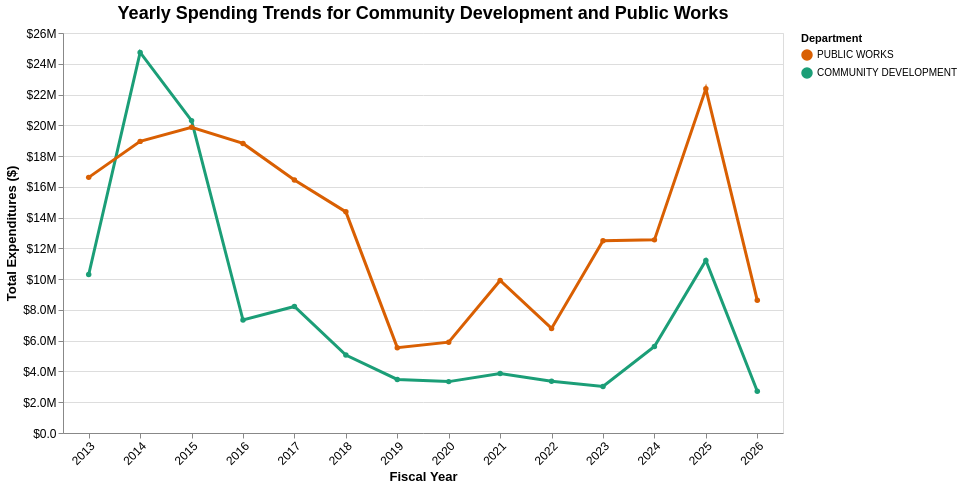

Notebook cell for this chart:
### Code cell
development_line = alt.Chart(development_yearly).mark_line(point=True, strokeWidth=3).encode(
    x=alt.X(
        "fiscal_year:O",
        title="Fiscal Year",
        axis=alt.Axis(labelAngle=-45)
    ),
    y=alt.Y(
        "amount:Q",
        title="Total Expenditures ($)",
        axis=alt.Axis(format="$,.2s")
    ),
    color=alt.Color(
        "department:N",
        title="Department",
        scale=alt.Scale(
            domain=["PUBLIC WORKS", "COMMUNITY DEVELOPMENT"],
            range=["#D95F02", "#1B9E77"]
        )
    ),
    tooltip=[
        alt.Tooltip("fiscal_year:O", title="Year"),
        alt.Tooltip("department:N", title="Department"),
        alt.Tooltip("amount:Q", title="Total Spending", format="$,.2f")
    ]
).properties(
    width=720,
    height=400,
    title="Yearly Spending Trends for Community Development and Public Works"
).configure_title(
    fontSize=18,
    anchor="middle"
).configure_axis(
    labelFontSize=12,
    titleFontSize=13
).interactive()

line = development_line
line

### Figure 1 — Vega-Lite specification as saved in the notebook (floating-point values rounded to 4 significant figures)
{"config": {"view": {"continuousWidth": 300, "continuousHeight": 300}, "axis": {"labelFontSize": 12, "titleFontSize": 13}, "title": {"anchor": "middle", "fontSize": 18}}, "data": {"name": "data-131887fdfc6c415c1aadc498f4d98d90"}, "mark": {"type": "line", "point": true, "strokeWidth": 3}, "encoding": {"color": {"field": "department", "scale": {"domain": ["PUBLIC WORKS", "COMMUNITY DEVELOPMENT"], "range": ["#D95F02", "#1B9E77"]}, "title": "Department", "type": "nominal"}, "tooltip": [{"field": "fiscal_year", "title": "Year", "type": "ordinal"}, {"field": "department", "title": "Department", "type": "nominal"}, {"field": "amount", "format": "$,.2f", "title": "Total Spending", "type": "quantitative"}], "x": {"axis": {"labelAngle": -45}, "field": "fiscal_year", "title": "Fiscal Year", "type": "ordinal"}, "y": {"axis": {"format": "$,.2s"}, "field": "amount", "title": "Total Expenditures ($)", "type": "quantitative"}}, "height": 400, "params": [{"name": "param_1", "select": {"type": "interval", "encodings": ["x", "y"]}, "bind": "scales"}], "title": "Yearly Spending Trends for Community Development and Public Works", "width": 720, "$schema": "https://vega.github.io/schema/vega-lite/v5.8.0.json", "datasets": {"data-131887fdfc6c415c1aadc498f4d98d90": [{"fiscal_year": 2013, "department": "COMMUNITY DEVELOPMENT", "amount": 10300000.0}, {"fiscal_year": 2013, "department": "PUBLIC WORKS", "amount": 16620000.0}, {"fiscal_year": 2014, "department": "COMMUNITY DEVELOPMENT", "amount": 24740000.0}, {"fiscal_year": 2014, "department": "PUBLIC WORKS", "amount": 18960000.0}, {"fiscal_year": 2015, "department": "COMMUNITY DEVELOPMENT", "amount": 20300000.0}, {"fiscal_year": 2015, "department": "PUBLIC WORKS", "amount": 19870000.0}, {"fiscal_year": 2016, "department": "COMMUNITY DEVELOPMENT", "amount": 7342000.0}, {"fiscal_year": 2016, "department": "PUBLIC WORKS", "amount": 18820000.0}, {"fiscal_year": 2017, "department": "COMMUNITY DEVELOPMENT", "amount": 8224000.0}, {"fiscal_year": 2017, "department": "PUBLIC WORKS", "amount": 16440000.0}, {"fiscal_year": 2018, "department": "COMMUNITY DEVELOPMENT", "amount": 5069000.0}, {"fiscal_year": 2018, "department": "PUBLIC WORKS", "amount": 14370000.0}, {"fiscal_year": 2019, "department": "COMMUNITY DEVELOPMENT", "amount": 3480000.0}, {"fiscal_year": 2019, "department": "PUBLIC WORKS", "amount": 5547000.0}, {"fiscal_year": 2020, "department": "COMMUNITY DEVELOPMENT", "amount": 3340000.0}, {"fiscal_year": 2020, "department": "PUBLIC WORKS", "amount": 5903000.0}, {"fiscal_year": 2021, "department": "COMMUNITY DEVELOPMENT", "amount": 3861000.0}, {"fiscal_year": 2021, "department": "PUBLIC WORKS", "amount": 9914000.0}, {"fiscal_year": 2022, "department": "COMMUNITY DEVELOPMENT", "amount": 3364000.0}, {"fiscal_year": 2022, "department": "PUBLIC WORKS", "amount": 6799000.0}, {"fiscal_year": 2023, "department": "COMMUNITY DEVELOPMENT", "amount": 3028000.0}, {"fiscal_year": 2023, "department": "PUBLIC WORKS", "amount": 12490000.0}, {"fiscal_year": 2024, "department": "COMMUNITY DEVELOPMENT", "amount": 5625000.0}, {"fiscal_year": 2024, "department": "PUBLIC WORKS", "amount": 12550000.0}, {"fiscal_year": 2025, "department": "COMMUNITY DEVELOPMENT", "amount": 11220000.0}, {"fiscal_year": 2025, "department": "PUBLIC WORKS", "amount": 22370000.0}, {"fiscal_year": 2026, "department": "COMMUNITY DEVELOPMENT", "amount": 2714000.0}, {"fiscal_year": 2026, "department": "PUBLIC WORKS", "amount": 8624000.0}]}}
